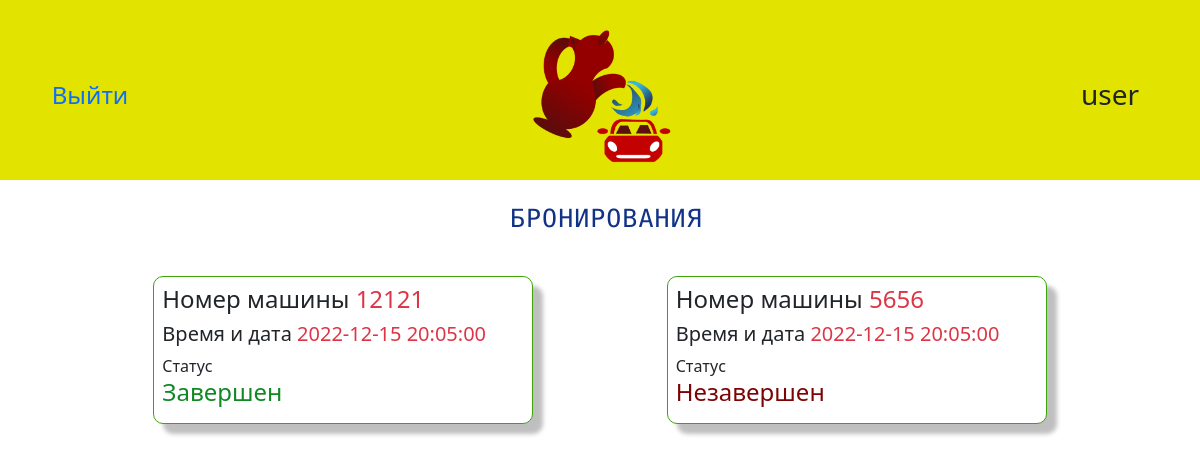
The page /booking_view_staff/ (signed in) on the database its author committed.
### kumgan/models.py (models this page shows, shortened)
class Booking(models.Model):
    category_transport = models.ForeignKey(Category_Transport,
                                           on_delete=models.CASCADE, related_name="category_transport_booking")
    time_and_date = models.ForeignKey(Schedule, on_delete=models.CASCADE, related_name="time_and_date")
    title_service = models.ManyToManyField(Services, related_name="title_service_booking")
    number_car = models.CharField(max_length=6)
    status = models.BooleanField(default=False)
    user = models.ForeignKey(User, on_delete=models.CASCADE)
    class Meta:
        verbose_name = 'Booking'
        verbose_name_plural = 'Bookings'

class Schedule(models.Model):
    time_date = models.DateTimeField(auto_now=False, auto_now_add=False, blank=False)
    box = models.ForeignKey(Box, on_delete=models.CASCADE, related_name='box')
    status = models.BooleanField(default=False)
    def __str__(self):
        return str(self.time_date)
    class Meta:
        verbose_name = 'Schedule'
        verbose_name_plural = 'Schedules'

### kumgan/views.py (the view)
# urls.py: path('booking_view_staff/', views.BookingView_staff.as_view(), name='booking_view_staff'),
class BookingView_staff(ListView):
    model = Booking
    template_name = 'kumgan/booking_view_staff.html'

### kumgan/templates/kumgan/booking_view_staff.html (shortened to what this page needs)
{% extends 'kumgan/base.html' %}
{% load static %}
{% block title_page %}
    <span class="container">
    <div class="row text-center justify-content-center ">
        <h2 class="col-2 title_of_page">Бронирования</h2>
    </div>
    </span>
{% endblock title_page %}
{% block content %}
    <main class="container">
    <div class="row justify-content-evenly">
{% for i in object_list %}
        <div class="col-4 card p-2 card_booking_view">
            <h4>Номер машины
                <span class="text-danger">
                   {{ i.number_car }}
                </span>
            </h4>
            <h5>Время и дата
                <span class="text-danger">{{ i.time_and_date }}</span>
            </h5>
            <div>Статус
            {% if i.status == True %}
                <h4 class="booked_green">Завершен</h4>
                {% else %}
                 <h4 class="booked_red">Незавершен</h4>
             {% endif %}
            </div>
        </div>
    {% endfor %}
      </div>
    </main>
{%  endblock content %}

### kumgan/templates/kumgan/base.html (shortened to what this page needs)
{% load static %}
<!doctype html>
<html lang="ru">
<head>
<link href="https://cdn.jsdelivr.net/npm/bootstrap@5.1.3/dist/css/bootstrap.min.css" rel="stylesheet"
>
{% block css %}
<link rel="stylesheet" href="{% static 'kumgan/css/base.css' %}">
{% endblock css %}
</head>
<body>
{% block header %}
<header class="header_bg">
<span class="container">
    <div class="row text-center  align-items-center">
        <a class="col-2" href="{% url 'kumgan:signout' %}">
        <h4>Выйти</h4> </a>
        <a href="{% url 'kumgan:home'%}" class="col-8">
           <img src="{% static 'kumgan/images/header_logo.png' %}" height="150px" alt="logo"/>
        </a>
        <h3 class="col-2">{{user.get_username}}</h3>
    </div>
</span>
</header>
{% endblock header %}
{% block title_page %}
{% endblock title_page %}
{% block content %}
{% endblock content %}
</body>
</html>

### kumgan/static/kumgan/css/base.css (style rules this page uses)
body { padding: 0; margin: 0; }
.header_bg { background-color: #E3E300; width: 100%; height: 180px; }
a { text-decoration: none; }
.title_of_page { font-family: 'Rubik Mono One', sans-serif; font-style: normal; font-weight: 400; font-size: 25px; line-height: 30px; display: flex; letter-spacing: 0.04em; text-decoration: none; text-transform: uppercase; color: #113286; }
.booked_green { color: #108823; }
.booked_red { color: #7D0405; }
.card_booking_view { margin: 10px; box-sizing: border-box; background: #FFFFFF; border: 1px solid #3DA50C; box-shadow: 10px 10px 4px rgba(0, 0, 0, 0.25); border-radius: 10px; }

### rows shown on the page
Booking: number_car "12121", time_and_date "2022-12-15 20:05:00", status "Завершен"
Booking: number_car "5656", time_and_date "2022-12-15 20:05:00", status "Незавершен"

### other values the page prints
{{ user.get_username }} "user"
